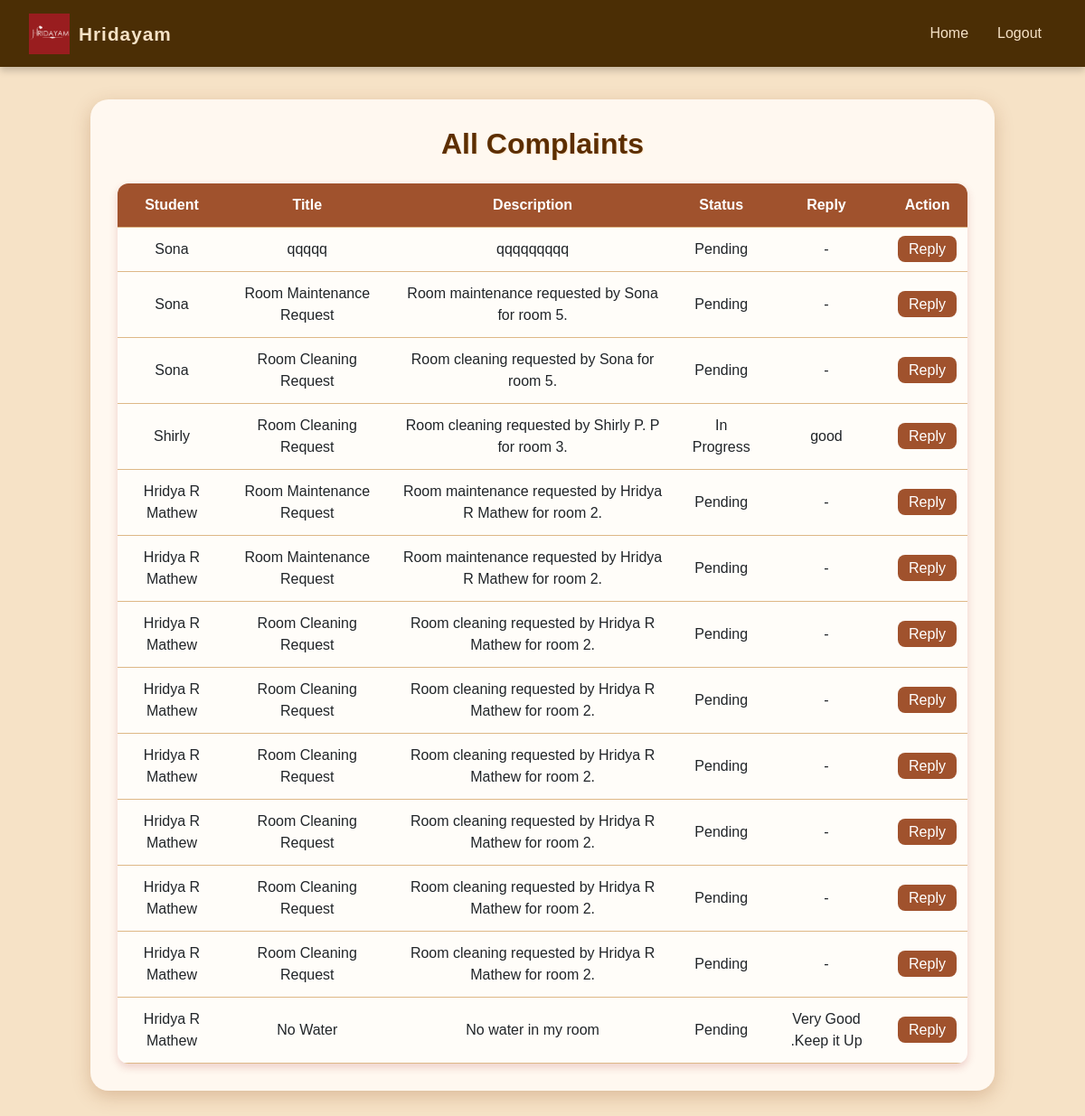
The app's page /admin_complaints/ with its own data.
### Hostel_Manager_App/models.py (models this page shows, shortened)
class Complaint_tab(models.Model):
    student = models.ForeignKey(Registration_table, on_delete=models.CASCADE)
    title = models.CharField(max_length=50)
    description = models.TextField()
    status = models.CharField(max_length=20, default='Pending')
    reply = models.TextField(blank=True, null=True)
    date_created = models.DateTimeField(default=timezone.now)

class Registration_table(models.Model):
    ROOM_TYPES = [
        ('Single', 'Single Room'),
        ('Double', 'Double Room'),
        ('Triple', 'Triple Room'),
        ('Six', 'Six Share'),
    ]
    name=models.CharField(max_length=50,null=True,blank=True)
    email=models.EmailField(null=True,blank=True)
    address=models.CharField(max_length=50,null=True,blank=True)
    phone=models.CharField(max_length=13,null=True,blank=True)
    password=models.CharField(max_length=20,null=True,blank=True)
    roomnumber=models.IntegerField(null=True,blank=True)
    roomtype = models.CharField(max_length=20, choices=ROOM_TYPES, null=True, blank=True)

### Hostel_Manager_App/views.py (the view)
# urls.py: path("admin_complaints/", views.admin_complaints, name="admin_complaints"),
def admin_complaints(request):
    complaints = Complaint_tab.objects.all().order_by('-date_created')
    return render(request, "admin_complaints.html", {'complaints': complaints})

### Hostel_Manager_App/templates/admin_complaints.html (shortened to what this page needs)
{% load static %}
<!DOCTYPE html>
<html lang="en">
<head>
  <link href="https://cdn.jsdelivr.net/npm/bootstrap@5.0.2/dist/css/bootstrap.min.css" rel="stylesheet">
</head>
<body>
  <nav>
    <a class="navbar-brand d-flex align-items-center" href="{% url 'hostel_admin_view' %}">
      <img src="{% static 'images/hridhayam logo.png' %}" alt="Logo" />
      <strong>Hridayam</strong>
    </a>
    <ul class="nav nav-pills">
      <li class="nav-item"><a class="nav-link" href="{% url 'hostel_admin_view' %}">Home</a></li>
      <li class="nav-item"><a class="nav-link" href="{% url 'logout_view' %}">Logout</a></li>
    </ul>
  </nav>
  <div class="complaint-container">
    <h2>All Complaints</h2>
    <table>
      <tr>
        <th>Student</th>
        <th>Title</th>
        <th>Description</th>
        <th>Status</th>
        <th>Reply</th>
        <th>Action</th>
      </tr>
      {% for c in complaints %}
      <tr>
        <td>{{ c.student.name }}</td>
        <td>{{ c.title }}</td>
        <td>{{ c.description }}</td>
        <td>{{ c.status }}</td>
        <td>{{ c.reply|default:"-" }}</td>
        <td><a href="{% url 'reply_complaint' c.id %}" class="reply-link">Reply</a></td>
      </tr>
      {% empty %}
      <tr><td colspan="6" class="no-data">No complaints yet.</td></tr>
      {% endfor %}
    </table>
  </div>
</body>
</html>

### Hostel_Manager_App/templates/admin_complaints.html (style rules this page uses)
body { background-color: #f6e2c6; font-family: 'Poppins', sans-serif; margin: 0; padding-top: 80px; }
nav { background-color: #4b2e05; position: fixed; top: 0; width: 100%; z-index: 1000; box-shadow: 0 4px 8px rgba(0,0,0,0.2); display: flex; justify-content: space-between; align-items: center; padding: 0.6rem 2rem; }
nav img { width: 45px; height: 45px; margin-right: 10px; }
nav strong { color: #f6e2c6; font-size: 1.3rem; letter-spacing: 1px; }
.nav-pills .nav-link { color: #f6e2c6 !important; font-weight: 500; transition: all 0.3s ease; }
.complaint-container { background-color: #fff8f0; border-radius: 20px; box-shadow: 0 6px 20px rgba(139, 69, 19, 0.25); padding: 30px; width: 90%; max-width: 1000px; margin: 30px auto; transition: transform 0.3s ease, box-shadow 0.3s ease; }
h2 { color: #5c2e00; text-shadow: 1px 1px #ffe6cc; font-weight: 700; margin-bottom: 25px; text-align: center; }
table { width: 100%; border-collapse: collapse; background-color: #fffdf9; border-radius: 12px; overflow: hidden; box-shadow: 0 4px 10px rgba(165, 42, 42, 0.2); }
th, td { padding: 12px; border-bottom: 1px solid #deb887; text-align: center; vertical-align: middle; }
th { background-color: #a0522d; color: white; font-weight: 600; }
a.reply-link { background-color: #a0522d; color: #fff; padding: 6px 12px; border-radius: 8px; text-decoration: none; transition: all 0.3s ease; }

### records on screen
Complaint_tab: student.name "Sona", title "qqqqq", description "qqqqqqqqq", status "Pending", reply "-"
Complaint_tab: student.name "Sona", title "Room Maintenance Request", description "Room maintenance requested by Sona for room 5.", status "Pending", reply "-"
Complaint_tab: student.name "Sona", title "Room Cleaning Request", description "Room cleaning requested by Sona for room 5.", status "Pending", reply "-"
Complaint_tab: student.name "Shirly", title "Room Cleaning Request", description "Room cleaning requested by Shirly P. P for room 3.", status "In Progress", reply "good"
Complaint_tab: student.name "Hridya R Mathew", title "Room Maintenance Request", description "Room maintenance requested by Hridya R Mathew for room 2.", status "Pending", reply "-"
Complaint_tab: student.name "Hridya R Mathew", title "Room Maintenance Request", description "Room maintenance requested by Hridya R Mathew for room 2.", status "Pending", reply "-"
Complaint_tab: student.name "Hridya R Mathew", title "Room Cleaning Request", description "Room cleaning requested by Hridya R Mathew for room 2.", status "Pending", reply "-"
Complaint_tab: student.name "Hridya R Mathew", title "Room Cleaning Request", description "Room cleaning requested by Hridya R Mathew for room 2.", status "Pending", reply "-"
Complaint_tab: student.name "Hridya R Mathew", title "Room Cleaning Request", description "Room cleaning requested by Hridya R Mathew for room 2.", status "Pending", reply "-"
Complaint_tab: student.name "Hridya R Mathew", title "Room Cleaning Request", description "Room cleaning requested by Hridya R Mathew for room 2.", status "Pending", reply "-"
Complaint_tab: student.name "Hridya R Mathew", title "Room Cleaning Request", description "Room cleaning requested by Hridya R Mathew for room 2.", status "Pending", reply "-"
Complaint_tab: student.name "Hridya R Mathew", title "Room Cleaning Request", description "Room cleaning requested by Hridya R Mathew for room 2.", status "Pending", reply "-"
Complaint_tab: student.name "Hridya R Mathew", title "No Water", description "No water in my room", status "Pending", reply "Very Good .Keep it Up"
